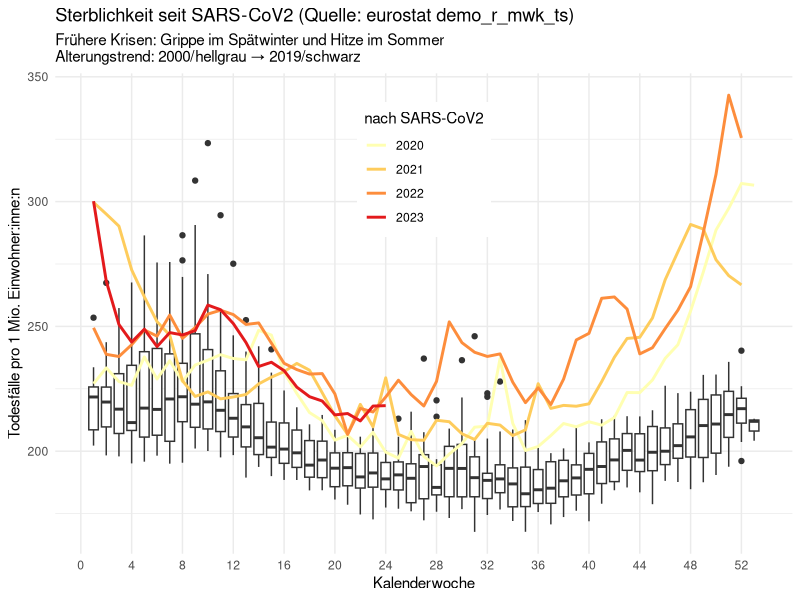
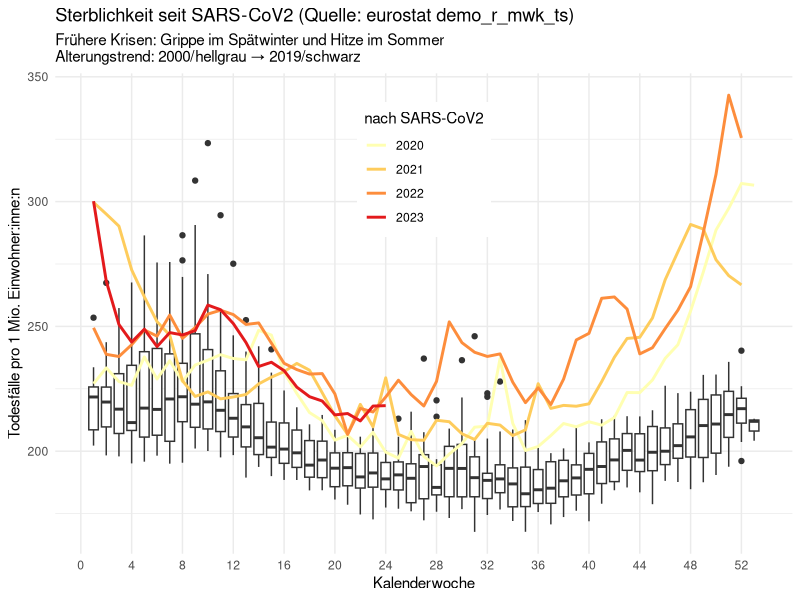

R code for these plots, in order:
library(ggplot2)

# Run djhurio's script once to get all EU data & regenerate faceted plots
# source('deaths-by-week.R'); rm(list = ls())

# My goal here: Split mortality data for a single country by pre- & post-CoVID
country <- 'Germany'
covid_start <- 2020
label_pre  <- 'vor SARS-CoV2'
label_post <- 'nach SARS-CoV2'
weeks <- seq(from = 0, to = 52, by = 4)
file_name <- paste0('output/', country, '.jpg')

data <- readr::read_csv('data.csv') |>
  dplyr::filter(cntry == country) |>
  dplyr::transmute(year = gsub('W\\d+', '', time),
                   week, death.rate) |>
  dplyr::mutate(SARS = ifelse(year < covid_start, label_pre, label_post))

pre <- dplyr::filter(data, SARS == label_pre)
post <- dplyr::filter(data, SARS == label_post)
start <- min(pre$year)
end <- max(pre$year)

ggplot(mapping = aes(x = week, y = death.rate)) +
  geom_boxplot(data = pre, aes(group = week), show.legend = FALSE) +
  geom_line(
    data = post,
    mapping = aes(y = death.rate, color = year),
    linewidth = 1
  ) +
  scale_color_brewer(palette = 'YlOrRd', name = label_post) +
  scale_x_continuous(breaks = weeks,
                     minor_breaks = NULL) +
  ylab('Todesfälle pro 1 Mio. Einwohner:inne:n') +
  labs(
    title = paste0('Sterblichkeit seit SARS-CoV2 (Quelle: eurostat demo_r_mwk_ts)'),
    subtitle = paste0(
      'Frühere Krisen: Grippe im Spätwinter und Hitze im Sommer',
      '\nAlterungstrend: ',
      start,
      '/hellgrau → ',
      end,
      '/schwarz'
    ),
    x = 'Kalenderwoche'
  ) +
  theme_minimal() +
  theme(legend.position = c(.5, .8),
        legend.background = element_rect(fill = 'white', linewidth = 0))

ggsave(file_name)
